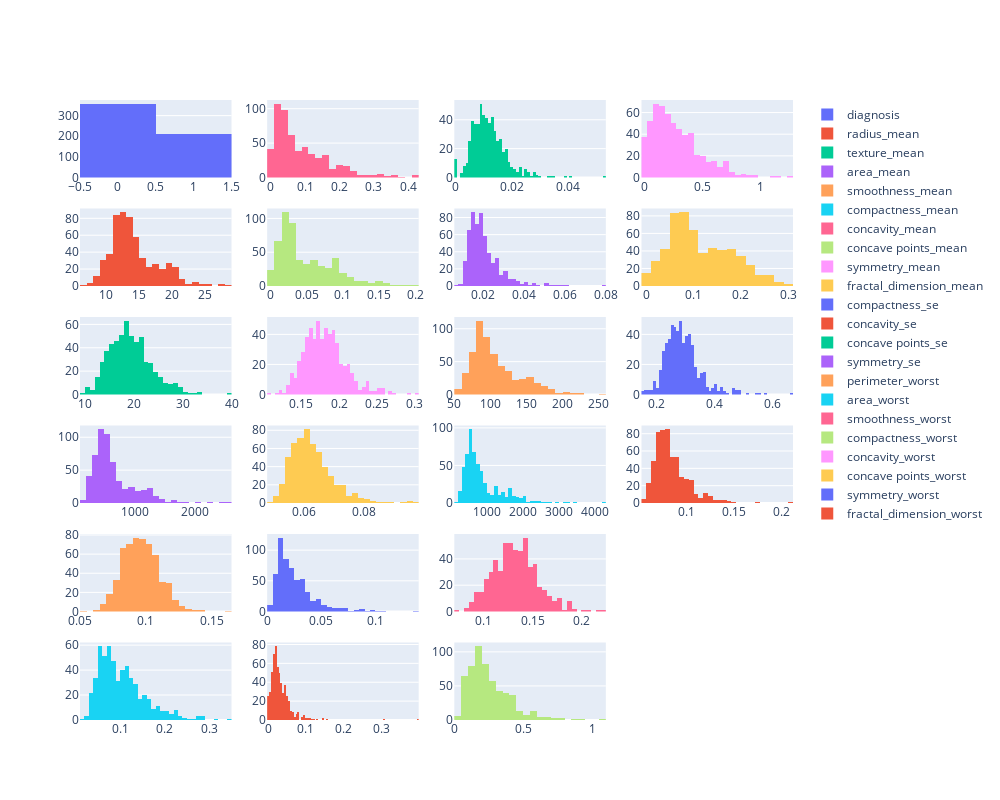

The code cell stored with this chart in its notebook:
### Code cell
# Create subplots with 6 rows and 4 columns
fig = make_subplots(rows=6, cols=4)

fig.add_trace(go.Histogram(x=df['diagnosis'], name='diagnosis'), row=1, col=1)
fig.add_trace(go.Histogram(x=df['radius_mean'], name='radius_mean'), row=2, col=1)
fig.add_trace(go.Histogram(x=df['texture_mean'], name='texture_mean'), row=3, col=1)
fig.add_trace(go.Histogram(x=df['area_mean'], name='area_mean'), row=4, col=1)
fig.add_trace(go.Histogram(x=df['smoothness_mean'], name='smoothness_mean'), row=5, col=1)
fig.add_trace(go.Histogram(x=df['compactness_mean'], name='compactness_mean'), row=6, col=1)
fig.add_trace(go.Histogram(x=df['concavity_mean'], name='concavity_mean'), row=1, col=2)
fig.add_trace(go.Histogram(x=df['concave points_mean'], name='concave points_mean'), row=2, col=2)
fig.add_trace(go.Histogram(x=df['symmetry_mean'], name='symmetry_mean'), row=3, col=2)
fig.add_trace(go.Histogram(x=df['fractal_dimension_mean'], name='fractal_dimension_mean'), row=4, col=2)
fig.add_trace(go.Histogram(x=df['compactness_se'], name='compactness_se'), row=5, col=2)
fig.add_trace(go.Histogram(x=df['concavity_se'], name='concavity_se'), row=6, col=2)
fig.add_trace(go.Histogram(x=df['concave points_se'], name='concave points_se'), row=1, col=3)
fig.add_trace(go.Histogram(x=df['symmetry_se'], name='symmetry_se'), row=2, col=3)
fig.add_trace(go.Histogram(x=df['perimeter_worst'], name='perimeter_worst'), row=3, col=3)
fig.add_trace(go.Histogram(x=df['area_worst'], name='area_worst'), row=4, col=3)
fig.add_trace(go.Histogram(x=df['smoothness_worst'], name='smoothness_worst'), row=5, col=3)
fig.add_trace(go.Histogram(x=df['compactness_worst'], name='compactness_worst'), row=6, col=3)
fig.add_trace(go.Histogram(x=df['concavity_worst'], name='concavity_worst'), row=1, col=4)
fig.add_trace(go.Histogram(x=df['concave points_worst'], name='concave points_worst'), row=2, col=4)
fig.add_trace(go.Histogram(x=df['symmetry_worst'], name='symmetry_worst'), row=3, col=4)
fig.add_trace(go.Histogram(x=df['fractal_dimension_worst'], name='fractal_dimension_worst'), row=4, col=4)
# Update subplots layout
fig.update_layout(height=800, width=1000, showlegend=True)

# Show figure
go.Figure(fig).show()

### Figure 1 — Plotly figure (JSON) as saved in the notebook; plotly's stock layout.template omitted (floating-point values rounded to 4 significant figures; data arrays with more than 128 entries replaced by an {"elided": "..."} marker saying what was removed)
{"data": [{"name": "diagnosis", "type": "histogram", "x": {"elided": "569 int values"}, "xaxis": "x", "yaxis": "y"}, {"name": "radius_mean", "type": "histogram", "x": {"elided": "569 float values"}, "xaxis": "x5", "yaxis": "y5"}, {"name": "texture_mean", "type": "histogram", "x": {"elided": "569 float values"}, "xaxis": "x9", "yaxis": "y9"}, {"name": "area_mean", "type": "histogram", "x": {"elided": "569 float values"}, "xaxis": "x13", "yaxis": "y13"}, {"name": "smoothness_mean", "type": "histogram", "x": {"elided": "569 float values"}, "xaxis": "x17", "yaxis": "y17"}, {"name": "compactness_mean", "type": "histogram", "x": {"elided": "569 float values"}, "xaxis": "x21", "yaxis": "y21"}, {"name": "concavity_mean", "type": "histogram", "x": {"elided": "569 float values"}, "xaxis": "x2", "yaxis": "y2"}, {"name": "concave points_mean", "type": "histogram", "x": {"elided": "569 float values"}, "xaxis": "x6", "yaxis": "y6"}, {"name": "symmetry_mean", "type": "histogram", "x": {"elided": "569 float values"}, "xaxis": "x10", "yaxis": "y10"}, {"name": "fractal_dimension_mean", "type": "histogram", "x": {"elided": "569 float values"}, "xaxis": "x14", "yaxis": "y14"}, {"name": "compactness_se", "type": "histogram", "x": {"elided": "569 float values"}, "xaxis": "x18", "yaxis": "y18"}, {"name": "concavity_se", "type": "histogram", "x": {"elided": "569 float values"}, "xaxis": "x22", "yaxis": "y22"}, {"name": "concave points_se", "type": "histogram", "x": {"elided": "569 float values"}, "xaxis": "x3", "yaxis": "y3"}, {"name": "symmetry_se", "type": "histogram", "x": {"elided": "569 float values"}, "xaxis": "x7", "yaxis": "y7"}, {"name": "perimeter_worst", "type": "histogram", "x": {"elided": "569 float values"}, "xaxis": "x11", "yaxis": "y11"}, {"name": "area_worst", "type": "histogram", "x": {"elided": "569 float values"}, "xaxis": "x15", "yaxis": "y15"}, {"name": "smoothness_worst", "type": "histogram", "x": {"elided": "569 float values"}, "xaxis": "x19", "yaxis": "y19"}, {"name": "compactness_worst", "type": "histogram", "x": {"elided": "569 float values"}, "xaxis": "x23", "yaxis": "y23"}, {"name": "concavity_worst", "type": "histogram", "x": {"elided": "569 float values"}, "xaxis": "x4", "yaxis": "y4"}, {"name": "concave points_worst", "type": "histogram", "x": {"elided": "569 float values"}, "xaxis": "x8", "yaxis": "y8"}, {"name": "symmetry_worst", "type": "histogram", "x": {"elided": "569 float values"}, "xaxis": "x12", "yaxis": "y12"}, {"name": "fractal_dimension_worst", "type": "histogram", "x": {"elided": "569 float values"}, "xaxis": "x16", "yaxis": "y16"}], "layout": {"height": 800, "showlegend": true, "width": 1000, "xaxis": {"anchor": "y", "domain": [0, 0.2125]}, "xaxis10": {"anchor": "y10", "domain": [0.2625, 0.475]}, "xaxis11": {"anchor": "y11", "domain": [0.525, 0.7375]}, "xaxis12": {"anchor": "y12", "domain": [0.7875, 1]}, "xaxis13": {"anchor": "y13", "domain": [0, 0.2125]}, "xaxis14": {"anchor": "y14", "domain": [0.2625, 0.475]}, "xaxis15": {"anchor": "y15", "domain": [0.525, 0.7375]}, "xaxis16": {"anchor": "y16", "domain": [0.7875, 1]}, "xaxis17": {"anchor": "y17", "domain": [0, 0.2125]}, "xaxis18": {"anchor": "y18", "domain": [0.2625, 0.475]}, "xaxis19": {"anchor": "y19", "domain": [0.525, 0.7375]}, "xaxis2": {"anchor": "y2", "domain": [0.2625, 0.475]}, "xaxis20": {"anchor": "y20", "domain": [0.7875, 1]}, "xaxis21": {"anchor": "y21", "domain": [0, 0.2125]}, "xaxis22": {"anchor": "y22", "domain": [0.2625, 0.475]}, "xaxis23": {"anchor": "y23", "domain": [0.525, 0.7375]}, "xaxis24": {"anchor": "y24", "domain": [0.7875, 1]}, "xaxis3": {"anchor": "y3", "domain": [0.525, 0.7375]}, "xaxis4": {"anchor": "y4", "domain": [0.7875, 1]}, "xaxis5": {"anchor": "y5", "domain": [0, 0.2125]}, "xaxis6": {"anchor": "y6", "domain": [0.2625, 0.475]}, "xaxis7": {"anchor": "y7", "domain": [0.525, 0.7375]}, "xaxis8": {"anchor": "y8", "domain": [0.7875, 1]}, "xaxis9": {"anchor": "y9", "domain": [0, 0.2125]}, "yaxis": {"anchor": "x", "domain": [0.875, 1]}, "yaxis10": {"anchor": "x10", "domain": [0.525, 0.65]}, "yaxis11": {"anchor": "x11", "domain": [0.525, 0.65]}, "yaxis12": {"anchor": "x12", "domain": [0.525, 0.65]}, "yaxis13": {"anchor": "x13", "domain": [0.35, 0.475]}, "yaxis14": {"anchor": "x14", "domain": [0.35, 0.475]}, "yaxis15": {"anchor": "x15", "domain": [0.35, 0.475]}, "yaxis16": {"anchor": "x16", "domain": [0.35, 0.475]}, "yaxis17": {"anchor": "x17", "domain": [0.175, 0.3]}, "yaxis18": {"anchor": "x18", "domain": [0.175, 0.3]}, "yaxis19": {"anchor": "x19", "domain": [0.175, 0.3]}, "yaxis2": {"anchor": "x2", "domain": [0.875, 1]}, "yaxis20": {"anchor": "x20", "domain": [0.175, 0.3]}, "yaxis21": {"anchor": "x21", "domain": [0, 0.125]}, "yaxis22": {"anchor": "x22", "domain": [0, 0.125]}, "yaxis23": {"anchor": "x23", "domain": [0, 0.125]}, "yaxis24": {"anchor": "x24", "domain": [0, 0.125]}, "yaxis3": {"anchor": "x3", "domain": [0.875, 1]}, "yaxis4": {"anchor": "x4", "domain": [0.875, 1]}, "yaxis5": {"anchor": "x5", "domain": [0.7, 0.825]}, "yaxis6": {"anchor": "x6", "domain": [0.7, 0.825]}, "yaxis7": {"anchor": "x7", "domain": [0.7, 0.825]}, "yaxis8": {"anchor": "x8", "domain": [0.7, 0.825]}, "yaxis9": {"anchor": "x9", "domain": [0.525, 0.65]}}}
